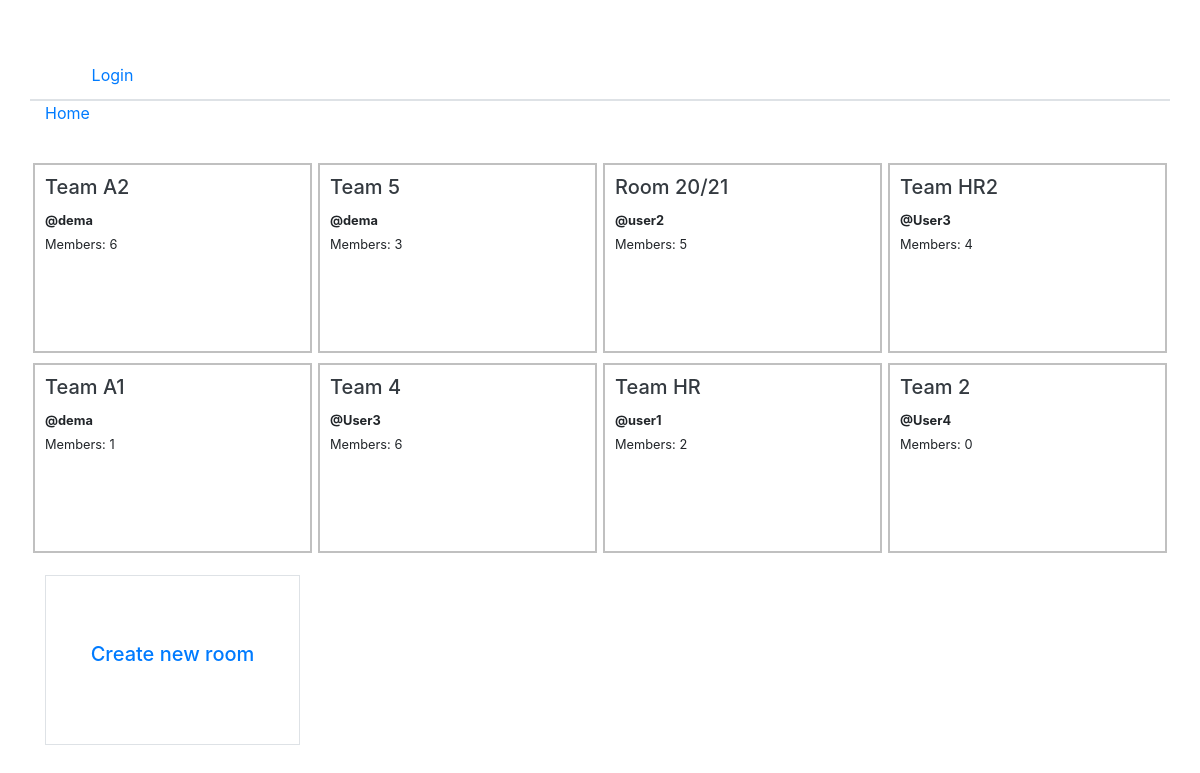
/, run on an earlier commit of the app's database.
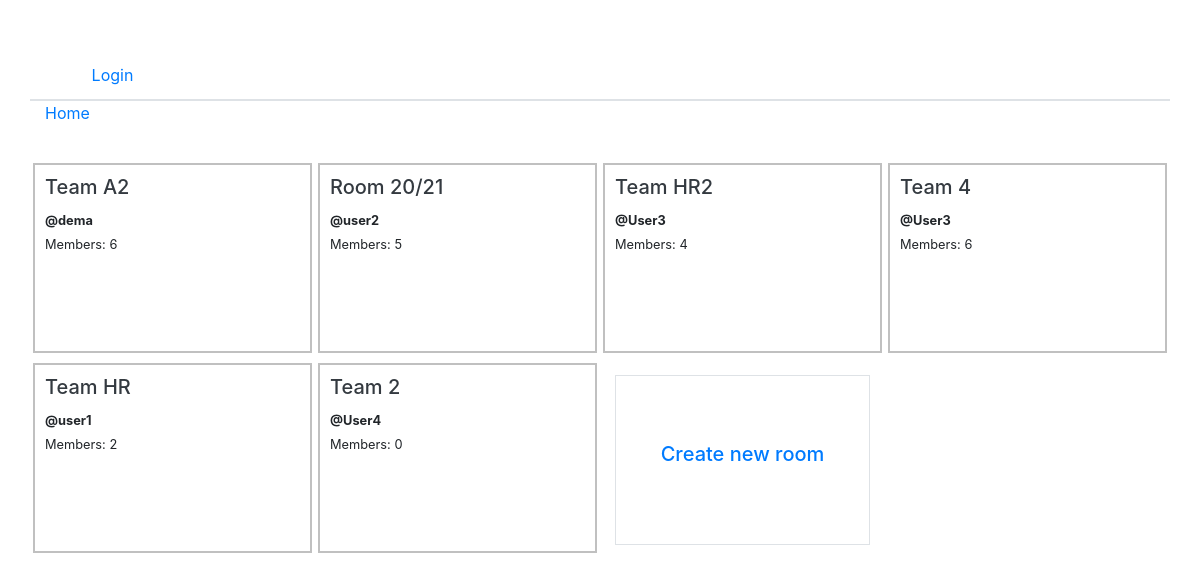
And on a later commit of the database.
### base/models.py (models this page shows, shortened)
class Room(models.Model):
    host = models.ForeignKey(User, on_delete=models.SET_NULL, null=True)
    topic = models.ForeignKey(Topic, on_delete=models.SET_NULL, null=True)
    name = models.CharField(max_length=200)
    description = models.TextField(null=True, blank=True)
    participants = models.ManyToManyField(User, related_name='participants')
    updated = models.DateTimeField(auto_now=True)
    createed = models.DateTimeField(auto_now_add=True)
    class Meta:
        ordering = ['-updated', '-createed']

### base/views.py (the view)
# urls.py: path('', views.home, name='home'),
def home(request):
    topics = Topic.objects.all()
    rooms = Room.objects.all()
    context = {'rooms': rooms, 'topics': topics}
    return render(request, 'base/home.html', context)

### base/templates/base/home.html (shortened to what this page needs)
{% extends 'main.html' %}
{% load static %}
{% block content %}
<div class="container">
    <div class="row">
        {% for room in rooms %}
        <div class="col-lg-3 col-md-6" style="height: 200px; padding: 3px;">
            <div id="aaa" class=" justify-content-center" style="width: 100%; height: 98%; padding: 10px;">
                <div class="row">
                    <div class="col-12 d-flex align-items-center">
                        <div>
                            <h5><a class="text-dark" href="{% url 'rooms' room.id %}">{{room.name}}</a></h5>
                            <small style="font-weight: bold;">@{{room.host}}</small>
                            <div class="justify-content-end">
                                <small>Members: {{room.participants.count}}</small>
                            </div>
                        </div>
                    </div>
                </div>
            </div>
        </div>
        {% endfor %}
        <div class="col-lg-3 col-md-6" style="height: 200px; padding: 15px;">
            <div class="border d-flex justify-content-center" style="padding: 18px; height: 100%; top: 60%;">
                <h5 class="mt-5"><a class="mt-2" href="{% url 'create-room' %}">Create new room</a></h5>
            </div>
        </div>
    </div>
</div>
{% endblock content %}

### templates/main.html (shortened to what this page needs)
{% load static %}
<!DOCTYPE html>
<html lang="en">
<head>
        <link rel="stylesheet" href="https://stackpath.bootstrapcdn.com/bootstrap/4.1.3/css/bootstrap.min.css">
        <link rel="stylesheet" type="text/css" href="{% static 'css/style.css' %}">
</head>
<body>
  <div class="container">
      <div class="row">
          <div class="col-12" style="height: 50px; padding: 0px;">
              <div class="row">
                  <div class="col-2" style="height: 50px;"></div>
                  <div class="col-10" style="height: 50px;"></div>
              </div>
          </div>
          <div class="col-12 border-bottom" style="height: 50px; padding: 0px;">
              <div class="row">
                    <div class="col-2 d-flex flex-row justify-content-center align-items-center" style="height: 50px;">
                        {% if request.user.is_authenticated %}
                            <a href="{% url 'logout' %}">Logout</a>
                        {% else %}
                            <a href="{% url 'login' %}">Login</a>
                        {% endif %}
                    </div>
                    <div class="col-8" style="height: 50px;"></div>
                    <div class="col-2 d-flex flex-row justify-content-center align-items-center" style="height: 50px;">
                    </div>
              </div>
          </div>
          <div class="container">
              <div class="row">
                  <div class="col-12" style="height: 20px;">
                      <div class="row">
                           <div class="col-1 border-top" style="height: 20px;">
                               <a href="{% url 'home' %}">Home</a>
                           </div>
                           <div class="col-11 border-top" style="height: 20px;"></div>
                      </div>
                  </div>
                  <div class="col-12" style="height: 20px;"></div>
                  <div class="col-12" style="height: 20px;"></div>
              </div>
          </div>
      </div>
  </div>
  {% block content %}
  {% endblock content %}
</body>
</html>

### static/css/style.css (style rules this page uses)
#aaa { border: 2px solid #C0C0C0; }

What changed in the data, as far as the page shows it:
removed Room: name "Team 5", host "dema", participants.count "3"
removed Room: name "Team A1", host "dema", participants.count "1"
